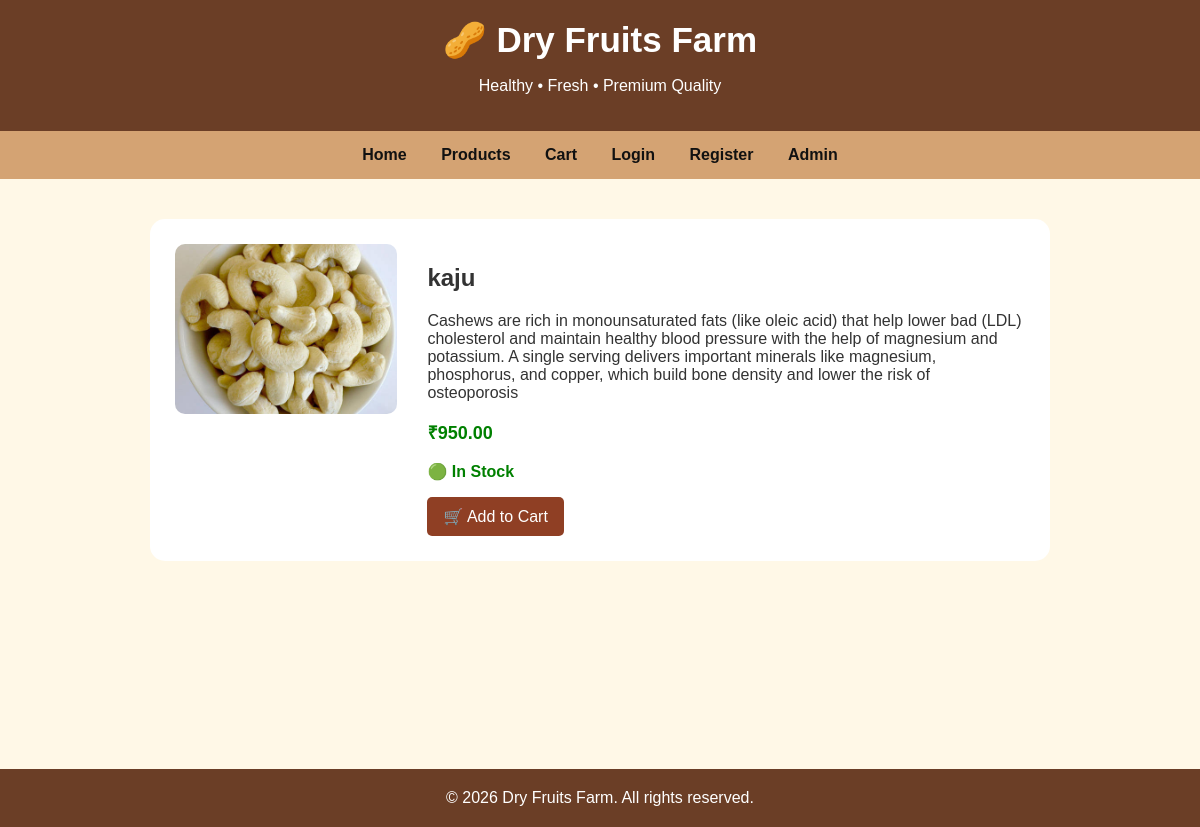
The app's page /products/kaju/ with its own data.
### store/models.py (models this page shows, shortened)
class Product(models.Model):
    CATEGORY_CHOICES = [
        ('dry_fruits', 'Dry Fruits'),
        ('seeds', 'Seeds'),
        ('namkeen', 'Namkeen'),
    ]
    name = models.CharField(max_length=150)
    category = models.CharField(
        max_length=20,
        choices=CATEGORY_CHOICES,
        default='dry_fruits'
    )
    slug = models.SlugField(unique=True)
    description = models.TextField(blank=True)
    price = models.DecimalField(max_digits=10, decimal_places=2)
    image = models.ImageField(
        upload_to='products/',
        blank=True,
        null=True
    )
    available = models.BooleanField(default=True)
    stock = models.PositiveIntegerField(default=0)
    created_at = models.DateTimeField(auto_now_add=True)
    class Meta:
        ordering = ['-created_at']

### store/views.py (the view)
# urls.py: path('products/<slug:slug>/', views.product_detail, name='product_detail'),
def product_detail(request, slug):
    product = get_object_or_404(
        Product,
        slug=slug,
        available=True
    )
    return render(
        request,
        'store/product_detail.html',
        {'product': product}
    )

### templates/store/product_detail.html (shortened to what this page needs)
{% extends 'base.html' %}
{% block content %}
<section class="detail-card">
    {% if product.image %}
        <img src="{{ product.image.url }}" alt="{{ product.name }}">
    {% else %}
        <div class="image-placeholder large">🥜</div>
    {% endif %}
    <div>
        <h2>{{ product.name }}</h2>
        <p>{{ product.description }}</p>
       <p class="price">₹{{ product.price }}</p>
{% if product.available %}
    <p style="color: green; font-weight: bold;">
        🟢 In Stock
    </p>
    <a class="button"
       href="{% url 'store:cart_add' product.id %}">
        🛒 Add to Cart
    </a>
{% else %}
    <p style="color: red; font-weight: bold;">
        🔴 Out of Stock
    </p>
{% endif %}
    </div>
</section>
{% endblock %}

### static/css/style.css (style rules this page uses)
body { margin: 0; font-family: Arial, sans-serif; background-color: #fff8e7; color: #333; }
.product-box img, .detail-card img { width: 100%; height: 170px; object-fit: cover; border-radius: 10px; }
.price { color: green; font-size: 18px; font-weight: bold; }
.button { display: inline-block; background-color: #8f3f24; color: white; text-decoration: none; border: none; padding: 10px 16px; border-radius: 5px; cursor: pointer; }
.detail-card { max-width: 850px; margin: 40px auto; padding: 25px; background: white; display: flex; gap: 30px; border-radius: 15px; }
.detail-card > img { max-width: 350px; }

### records on screen
Product: image (picture), name "kaju", description "Cashews are rich in monounsaturated fats (like oleic acid) that help lower bad (LDL) cholesterol and maintain healthy blood pressure with the help of magnesium and potassium. A single serving delivers important minerals like magnesium, phosphorus, and copper, which build bone density and lower the risk of osteoporosis", price "950.00"
